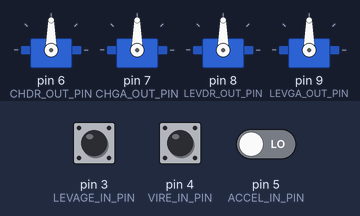
Simulated run of this sketch. Board: Arduino Uno, built with avr-gcc and run on an emulated ATmega328P. Parts: 4 × servo. Inputs (shaded band) come from the test bench; at power-on: pin 3 (LEVAGE_IN_PIN) LOW, pin 4 (VIRE_IN_PIN) LOW, pin 5 (ACCEL_IN_PIN) LOW.

Above: at 1.2 s.
1.3 s: pin 3 (LEVAGE_IN_PIN) pulsed HIGH 2 times (0.12 s each, 0.3 s apart)
At 2.5 s:
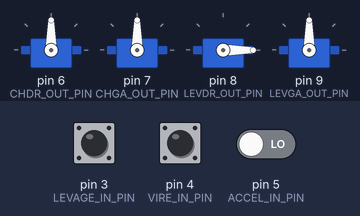
3.4 s: pin 4 (VIRE_IN_PIN) pulsed HIGH 2 times (0.12 s each, 0.3 s apart)
At 4.1 s:
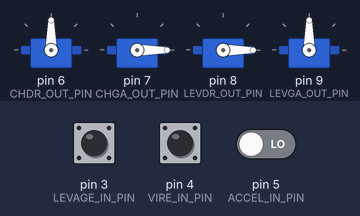
Timing chart, 0 to 6.4 s (numbered marks = the images above; inputs shaded):
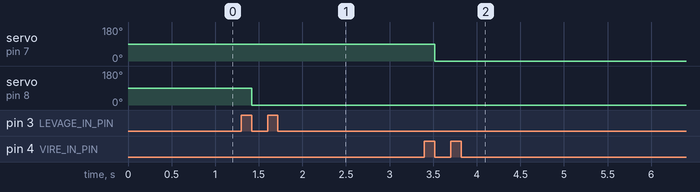

The sketch:

challenger.ino
```cpp
// (licence header left out)
#include <PinChangeInt.h>
#include <Servo.h>

// Entrées
#define ACCEL_IN_PIN 5
#define VIRE_IN_PIN 4
#define LEVAGE_IN_PIN 3

// Sorties
#define CHDR_OUT_PIN 6
#define CHGA_OUT_PIN 7
#define LEVDR_OUT_PIN 8
#define LEVGA_OUT_PIN 9

// Servos
Servo chenilleDroite;
Servo chenilleGauche;
Servo levageDroite;
Servo levageGauche;

// These bit flags are set in bUpdateFlagsShared to indicate which
// channels have new signals
#define ACCEL_FLAG 1
#define VIRE_FLAG 2
#define LEV_FLAG 4

// holds the update flags defined above
volatile uint8_t bUpdateFlagsShared;

// shared variables are updated by the ISR and read by loop.
// In loop we immediatley take local copies so that the ISR can keep ownership of the
// shared ones. To access these in loop
// we first turn interrupts off with noInterrupts
// we take a copy to use in loop and the turn interrupts back on
// as quickly as possible, this ensures that we are always able to receive new signals
volatile uint16_t unThrottleInShared;
volatile uint16_t unSteeringInShared;
volatile uint16_t unAuxInShared;

// These are used to record the rising edge of a pulse in the calcInput functions
// They do not need to be volatile as they are only used in the ISR. If we wanted
// to refer to these in loop and the ISR then they would need to be declared volatile
uint32_t ulThrottleStart;
uint32_t ulSteeringStart;
uint32_t ulAuxStart;

void setup()
{
  // attach servo objects, these will generate the correct
  // pulses for driving Electronic speed controllers, servos or other devices
  // designed to interface directly with RC Receivers
  chenilleDroite.attach(CHDR_OUT_PIN);
  chenilleGauche.attach(CHGA_OUT_PIN);
  levageDroite.attach(LEVDR_OUT_PIN);
  levageGauche.attach(LEVGA_OUT_PIN);

  // using the PinChangeInt library, attach the interrupts
  // used to read the channels
  PCintPort::attachInterrupt(ACCEL_IN_PIN, calcThrottle,CHANGE);
  PCintPort::attachInterrupt(VIRE_IN_PIN, calcSteering,CHANGE);
  PCintPort::attachInterrupt(LEVAGE_IN_PIN, calcAux,CHANGE);
}

void loop()
{
  // create local variables to hold a local copies of the channel inputs
  // these are declared static so that thier values will be retained
  // between calls to loop.
  static uint16_t unThrottleIn;
  static uint16_t unSteeringIn;
  static uint16_t unAuxIn;
  // local copy of update flags
  static uint8_t bUpdateFlags;

  // check shared update flags to see if any channels have a new signal
  if(bUpdateFlagsShared)
  {
    noInterrupts(); // turn interrupts off quickly while we take local copies of the shared variables

    // take a local copy of which channels were updated in case we need to use this in the rest of loop
    bUpdateFlags = bUpdateFlagsShared;

    // in the current code, the shared values are always populated
    // so we could copy them without testing the flags
    // however in the future this could change, so lets
    // only copy when the flags tell us we can.

    if(bUpdateFlags & ACCEL_FLAG)
    {
      unThrottleIn = unThrottleInShared;
    }

    if(bUpdateFlags & VIRE_FLAG)
    {
      unSteeringIn = unSteeringInShared;
    }

    if(bUpdateFlags & LEV_FLAG)
    {
      unAuxIn = unAuxInShared;
    }

    // clear shared copy of updated flags as we have already taken the updates
    // we still have a local copy if we need to use it in bUpdateFlags
    bUpdateFlagsShared = 0;

    interrupts(); // we have local copies of the inputs, so now we can turn interrupts back on
    // as soon as interrupts are back on, we can no longer use the shared copies, the interrupt
    // service routines own these and could update them at any time. During the update, the
    // shared copies may contain junk. Luckily we have our local copies to work with :-)
  }

  // do any processing from here onwards
  // only use the local values unAuxIn, unThrottleIn and unSteeringIn, the shared
  // variables unAuxInShared, unThrottleInShared, unSteeringInShared are always owned by
  // the interrupt routines and should not be used in loop

  // the following code provides simple pass through
  // this is a good initial test, the Arduino will pass through
  // receiver input as if the Arduino is not there.
  // This should be used to confirm the circuit and power
  // before attempting any custom processing in a project.

  // we are checking to see if the channel value has changed, this is indicated
  // by the flags. For the simple pass through we don't really need this check,
  // but for a more complex project where a new signal requires significant processing
  // this allows us to only calculate new values when we have new inputs, rather than
  // on every cycle.
  if(bUpdateFlags & ACCEL_FLAG)
  {
    if(chenilleDroite.readMicroseconds() != unThrottleIn)
    {
      chenilleDroite.writeMicroseconds(unThrottleIn);
    }
  }

  if(bUpdateFlags & VIRE_FLAG)
  {
    if(chenilleGauche.readMicroseconds() != unSteeringIn)
    {
      chenilleGauche.writeMicroseconds(unSteeringIn);
    }
  }

  if(bUpdateFlags & LEV_FLAG)
  {
    if(levageDroite.readMicroseconds() != unAuxIn)
    {
      levageDroite.writeMicroseconds(unAuxIn);
    }
  }

  bUpdateFlags = 0;
}


// simple interrupt service routine
void calcThrottle()
{
  // if the pin is high, its a rising edge of the signal pulse, so lets record its value
  if(digitalRead(ACCEL_IN_PIN) == HIGH)
  {
    ulThrottleStart = micros();
  }
  else
  {
    // else it must be a falling edge, so lets get the time and subtract the time of the rising edge
    // this gives use the time between the rising and falling edges i.e. the pulse duration.
    unThrottleInShared = (uint16_t)(micros() - ulThrottleStart);
    // use set the throttle flag to indicate that a new throttle signal has been received
    bUpdateFlagsShared |= ACCEL_FLAG;
  }
}

void calcSteering()
{
  if(digitalRead(VIRE_IN_PIN) == HIGH)
  {
    ulSteeringStart = micros();
  }
  else
  {
    unSteeringInShared = (uint16_t)(micros() - ulSteeringStart);
    bUpdateFlagsShared |= VIRE_FLAG;
  }
}

void calcAux()
{
  if(digitalRead(LEVAGE_IN_PIN) == HIGH)
  {
    ulAuxStart = micros();
  }
  else
  {
    unAuxInShared = (uint16_t)(micros() - ulAuxStart);
    bUpdateFlagsShared |= LEV_FLAG;
  }
}
```

Measured:
- after the input at 1.3 s, servo on pin 8 (LEVDR_OUT_PIN): 90° → 0° after 0.12 s
- after the input at 3.4 s, servo on pin 7 (CHGA_OUT_PIN): 90° → 0° after 0.12 s
